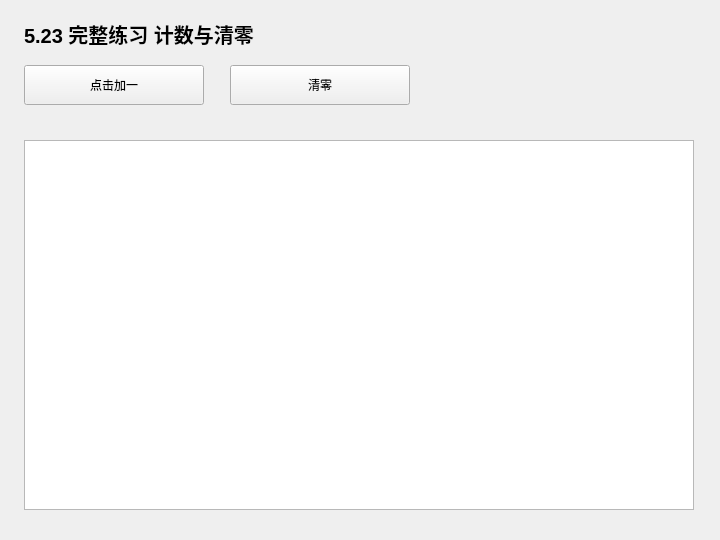
<?xml version="1.0" encoding="UTF-8"?>
<ui version="4.0">
 <class>Widget</class>
 <widget class="QWidget" name="Widget">
  <property name="geometry">
   <rect>
    <x>0</x>
    <y>0</y>
    <width>720</width>
    <height>540</height>
   </rect>
  </property>
  <property name="windowTitle">
   <string>5.23 完整练习 计数与清零</string>
  </property>
  <widget class="QLabel" name="headingLabel">
   <property name="geometry">
    <rect>
     <x>24</x>
     <y>18</y>
     <width>670</width>
     <height>32</height>
    </rect>
   </property>
   <property name="text">
    <string>5.23 完整练习 计数与清零</string>
   </property>
   <property name="font">
    <font>
     <pointsize>15</pointsize>
     <bold>true</bold>
    </font>
   </property>
  </widget>
  <widget class="QPlainTextEdit" name="outputEdit">
   <property name="geometry">
    <rect>
     <x>24</x>
     <y>140</y>
     <width>670</width>
     <height>370</height>
    </rect>
   </property>
   <property name="readOnly">
    <bool>true</bool>
   </property>
  </widget>
  <widget class="QPushButton" name="runButton">
   <property name="geometry">
    <rect>
     <x>24</x>
     <y>65</y>
     <width>180</width>
     <height>40</height>
    </rect>
   </property>
   <property name="text">
    <string>点击加一</string>
   </property>
  </widget>
  <widget class="QPushButton" name="resetButton">
   <property name="geometry">
    <rect>
     <x>230</x>
     <y>65</y>
     <width>180</width>
     <height>40</height>
    </rect>
   </property>
   <property name="text">
    <string>清零</string>
   </property>
  </widget>
 </widget>
 <resources />
 <connections />
</ui>
